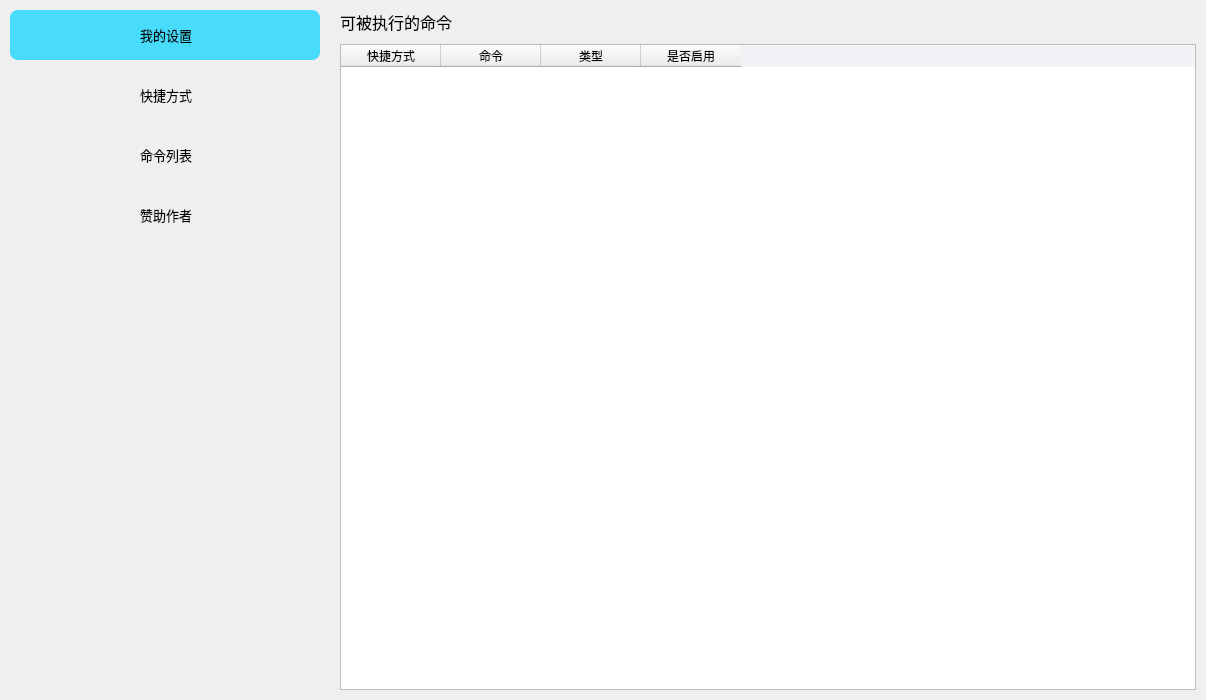
<?xml version="1.0" encoding="UTF-8"?>
<ui version="4.0">
 <class>MainWidgetsClass</class>
 <widget class="QMainWindow" name="MainWidgetsClass">
  <property name="geometry">
   <rect>
    <x>0</x>
    <y>0</y>
    <width>1206</width>
    <height>700</height>
   </rect>
  </property>
  <property name="sizePolicy">
   <sizepolicy hsizetype="Preferred" vsizetype="Preferred">
    <horstretch>0</horstretch>
    <verstretch>0</verstretch>
   </sizepolicy>
  </property>
  <property name="font">
   <font>
    <family>Microsoft YaHei UI</family>
    <pointsize>10</pointsize>
   </font>
  </property>
  <property name="windowTitle">
   <string>MainWidgets</string>
  </property>
  <widget class="QWidget" name="centralWidget">
   <property name="sizePolicy">
    <sizepolicy hsizetype="MinimumExpanding" vsizetype="Minimum">
     <horstretch>0</horstretch>
     <verstretch>0</verstretch>
    </sizepolicy>
   </property>
   <property name="palette">
    <palette>
     <active>
      <colorrole role="Base">
       <brush brushstyle="SolidPattern">
        <color alpha="255">
         <red>255</red>
         <green>255</green>
         <blue>255</blue>
        </color>
       </brush>
      </colorrole>
      <colorrole role="Window">
       <brush brushstyle="SolidPattern">
        <color alpha="255">
         <red>241</red>
         <green>242</green>
         <blue>246</blue>
        </color>
       </brush>
      </colorrole>
     </active>
     <inactive>
      <colorrole role="Base">
       <brush brushstyle="SolidPattern">
        <color alpha="255">
         <red>255</red>
         <green>255</green>
         <blue>255</blue>
        </color>
       </brush>
      </colorrole>
      <colorrole role="Window">
       <brush brushstyle="SolidPattern">
        <color alpha="255">
         <red>241</red>
         <green>242</green>
         <blue>246</blue>
        </color>
       </brush>
      </colorrole>
     </inactive>
     <disabled>
      <colorrole role="Base">
       <brush brushstyle="SolidPattern">
        <color alpha="255">
         <red>241</red>
         <green>242</green>
         <blue>246</blue>
        </color>
       </brush>
      </colorrole>
      <colorrole role="Window">
       <brush brushstyle="SolidPattern">
        <color alpha="255">
         <red>241</red>
         <green>242</green>
         <blue>246</blue>
        </color>
       </brush>
      </colorrole>
     </disabled>
    </palette>
   </property>
   <property name="font">
    <font>
     <family>Microsoft YaHei UI Light</family>
     <pointsize>10</pointsize>
     <weight>50</weight>
     <italic>false</italic>
     <bold>false</bold>
    </font>
   </property>
   <property name="styleSheet">
    <string notr="true"/>
   </property>
   <layout class="QGridLayout" name="gridLayout" columnstretch="3,0">
    <property name="leftMargin">
     <number>0</number>
    </property>
    <property name="topMargin">
     <number>0</number>
    </property>
    <property name="rightMargin">
     <number>0</number>
    </property>
    <property name="bottomMargin">
     <number>0</number>
    </property>
    <property name="horizontalSpacing">
     <number>10</number>
    </property>
    <property name="verticalSpacing">
     <number>0</number>
    </property>
    <item row="0" column="0" alignment="Qt::AlignTop">
     <widget class="QWidget" name="widget" native="true">
      <property name="minimumSize">
       <size>
        <width>280</width>
        <height>0</height>
       </size>
      </property>
      <property name="maximumSize">
       <size>
        <width>320</width>
        <height>16777215</height>
       </size>
      </property>
      <property name="layoutDirection">
       <enum>Qt::LeftToRight</enum>
      </property>
      <property name="styleSheet">
       <string notr="true">QWidget#widget{
}</string>
      </property>
      <layout class="QVBoxLayout" name="verticalLayout">
       <property name="spacing">
        <number>10</number>
       </property>
       <property name="leftMargin">
        <number>10</number>
       </property>
       <property name="topMargin">
        <number>10</number>
       </property>
       <property name="rightMargin">
        <number>0</number>
       </property>
       <property name="bottomMargin">
        <number>10</number>
       </property>
       <item>
        <widget class="QWidget" name="widget_2" native="true">
         <property name="sizePolicy">
          <sizepolicy hsizetype="Preferred" vsizetype="Preferred">
           <horstretch>0</horstretch>
           <verstretch>0</verstretch>
          </sizepolicy>
         </property>
         <property name="minimumSize">
          <size>
           <width>0</width>
           <height>50</height>
          </size>
         </property>
         <property name="maximumSize">
          <size>
           <width>16777215</width>
           <height>50</height>
          </size>
         </property>
         <property name="acceptDrops">
          <bool>true</bool>
         </property>
         <property name="layoutDirection">
          <enum>Qt::LeftToRight</enum>
         </property>
         <property name="styleSheet">
          <string notr="true">QWidget#widget_2{
background-color:#48dbfb;
border-radius:8px;
}
QWidget#widget_2:hover{
border:3px solid #48dbfb;
}</string>
         </property>
         <layout class="QHBoxLayout" name="horizontalLayout">
          <property name="spacing">
           <number>0</number>
          </property>
          <property name="leftMargin">
           <number>0</number>
          </property>
          <property name="topMargin">
           <number>0</number>
          </property>
          <property name="rightMargin">
           <number>0</number>
          </property>
          <property name="bottomMargin">
           <number>0</number>
          </property>
          <item>
           <widget class="QFrame" name="frame">
            <property name="sizePolicy">
             <sizepolicy hsizetype="Preferred" vsizetype="Preferred">
              <horstretch>0</horstretch>
              <verstretch>0</verstretch>
             </sizepolicy>
            </property>
            <property name="minimumSize">
             <size>
              <width>110</width>
              <height>50</height>
             </size>
            </property>
            <property name="maximumSize">
             <size>
              <width>110</width>
              <height>50</height>
             </size>
            </property>
            <property name="contextMenuPolicy">
             <enum>Qt::DefaultContextMenu</enum>
            </property>
            <property name="acceptDrops">
             <bool>false</bool>
            </property>
            <property name="accessibleDescription">
             <string notr="true"/>
            </property>
            <property name="layoutDirection">
             <enum>Qt::LeftToRight</enum>
            </property>
            <property name="autoFillBackground">
             <bool>false</bool>
            </property>
            <property name="frameShape">
             <enum>QFrame::NoFrame</enum>
            </property>
            <property name="frameShadow">
             <enum>QFrame::Raised</enum>
            </property>
            <widget class="QLabel" name="label">
             <property name="geometry">
              <rect>
               <x>0</x>
               <y>10</y>
               <width>30</width>
               <height>30</height>
              </rect>
             </property>
             <property name="text">
              <string/>
             </property>
             <property name="pixmap">
              <pixmap resource="MainWidgets.qrc">:/MainWidgets/resource/settings.png</pixmap>
             </property>
             <property name="scaledContents">
              <bool>true</bool>
             </property>
            </widget>
            <widget class="QLabel" name="label_2">
             <property name="geometry">
              <rect>
               <x>30</x>
               <y>10</y>
               <width>80</width>
               <height>30</height>
              </rect>
             </property>
             <property name="font">
              <font>
               <family>Microsoft YaHei UI Light</family>
               <pointsize>10</pointsize>
               <weight>50</weight>
               <italic>false</italic>
               <bold>false</bold>
              </font>
             </property>
             <property name="styleSheet">
              <string notr="true">QLabel#label_2{
color:#000;
}</string>
             </property>
             <property name="text">
              <string>我的设置</string>
             </property>
            </widget>
           </widget>
          </item>
         </layout>
        </widget>
       </item>
       <item>
        <widget class="QWidget" name="widget_3" native="true">
         <property name="sizePolicy">
          <sizepolicy hsizetype="Preferred" vsizetype="Preferred">
           <horstretch>0</horstretch>
           <verstretch>0</verstretch>
          </sizepolicy>
         </property>
         <property name="minimumSize">
          <size>
           <width>0</width>
           <height>50</height>
          </size>
         </property>
         <property name="maximumSize">
          <size>
           <width>16777215</width>
           <height>50</height>
          </size>
         </property>
         <property name="acceptDrops">
          <bool>true</bool>
         </property>
         <property name="layoutDirection">
          <enum>Qt::LeftToRight</enum>
         </property>
         <property name="styleSheet">
          <string notr="true">QWidget#widget_3{
border-radius:8px;
}
QWidget#widget_3:hover{
border:3px solid #48dbfb;
}</string>
         </property>
         <layout class="QHBoxLayout" name="horizontalLayout_2">
          <property name="spacing">
           <number>0</number>
          </property>
          <property name="leftMargin">
           <number>0</number>
          </property>
          <property name="topMargin">
           <number>0</number>
          </property>
          <property name="rightMargin">
           <number>0</number>
          </property>
          <property name="bottomMargin">
           <number>0</number>
          </property>
          <item>
           <widget class="QFrame" name="frame_2">
            <property name="sizePolicy">
             <sizepolicy hsizetype="Preferred" vsizetype="Preferred">
              <horstretch>0</horstretch>
              <verstretch>0</verstretch>
             </sizepolicy>
            </property>
            <property name="minimumSize">
             <size>
              <width>110</width>
              <height>50</height>
             </size>
            </property>
            <property name="maximumSize">
             <size>
              <width>110</width>
              <height>50</height>
             </size>
            </property>
            <property name="contextMenuPolicy">
             <enum>Qt::DefaultContextMenu</enum>
            </property>
            <property name="acceptDrops">
             <bool>false</bool>
            </property>
            <property name="accessibleDescription">
             <string notr="true"/>
            </property>
            <property name="layoutDirection">
             <enum>Qt::LeftToRight</enum>
            </property>
            <property name="autoFillBackground">
             <bool>false</bool>
            </property>
            <property name="frameShape">
             <enum>QFrame::NoFrame</enum>
            </property>
            <property name="frameShadow">
             <enum>QFrame::Raised</enum>
            </property>
            <widget class="QLabel" name="label_3">
             <property name="geometry">
              <rect>
               <x>0</x>
               <y>10</y>
               <width>30</width>
               <height>30</height>
              </rect>
             </property>
             <property name="text">
              <string/>
             </property>
             <property name="pixmap">
              <pixmap resource="MainWidgets.qrc">:/MainWidgets/resource/shortcut.png</pixmap>
             </property>
             <property name="scaledContents">
              <bool>true</bool>
             </property>
            </widget>
            <widget class="QLabel" name="label_4">
             <property name="geometry">
              <rect>
               <x>30</x>
               <y>10</y>
               <width>80</width>
               <height>30</height>
              </rect>
             </property>
             <property name="font">
              <font>
               <family>Microsoft YaHei UI Light</family>
               <pointsize>10</pointsize>
               <weight>50</weight>
               <italic>false</italic>
               <bold>false</bold>
              </font>
             </property>
             <property name="styleSheet">
              <string notr="true">QLabel#label_2{
color:#000;
}</string>
             </property>
             <property name="text">
              <string>快捷方式</string>
             </property>
            </widget>
           </widget>
          </item>
         </layout>
        </widget>
       </item>
       <item>
        <widget class="QWidget" name="widget_4" native="true">
         <property name="sizePolicy">
          <sizepolicy hsizetype="Preferred" vsizetype="Preferred">
           <horstretch>0</horstretch>
           <verstretch>0</verstretch>
          </sizepolicy>
         </property>
         <property name="minimumSize">
          <size>
           <width>0</width>
           <height>50</height>
          </size>
         </property>
         <property name="maximumSize">
          <size>
           <width>16777215</width>
           <height>50</height>
          </size>
         </property>
         <property name="acceptDrops">
          <bool>true</bool>
         </property>
         <property name="layoutDirection">
          <enum>Qt::LeftToRight</enum>
         </property>
         <property name="styleSheet">
          <string notr="true">QWidget#widget_4{
border-radius:8px;
}
QWidget#widget_4:hover{
border:3px solid #48dbfb;
}</string>
         </property>
         <layout class="QHBoxLayout" name="horizontalLayout_3">
          <property name="spacing">
           <number>0</number>
          </property>
          <property name="leftMargin">
           <number>0</number>
          </property>
          <property name="topMargin">
           <number>0</number>
          </property>
          <property name="rightMargin">
           <number>0</number>
          </property>
          <property name="bottomMargin">
           <number>0</number>
          </property>
          <item>
           <widget class="QFrame" name="frame_3">
            <property name="sizePolicy">
             <sizepolicy hsizetype="Preferred" vsizetype="Preferred">
              <horstretch>0</horstretch>
              <verstretch>0</verstretch>
             </sizepolicy>
            </property>
            <property name="minimumSize">
             <size>
              <width>110</width>
              <height>50</height>
             </size>
            </property>
            <property name="maximumSize">
             <size>
              <width>110</width>
              <height>50</height>
             </size>
            </property>
            <property name="contextMenuPolicy">
             <enum>Qt::DefaultContextMenu</enum>
            </property>
            <property name="acceptDrops">
             <bool>false</bool>
            </property>
            <property name="accessibleDescription">
             <string notr="true"/>
            </property>
            <property name="layoutDirection">
             <enum>Qt::LeftToRight</enum>
            </property>
            <property name="autoFillBackground">
             <bool>false</bool>
            </property>
            <property name="frameShape">
             <enum>QFrame::NoFrame</enum>
            </property>
            <property name="frameShadow">
             <enum>QFrame::Raised</enum>
            </property>
            <widget class="QLabel" name="label_6">
             <property name="geometry">
              <rect>
               <x>0</x>
               <y>10</y>
               <width>30</width>
               <height>30</height>
              </rect>
             </property>
             <property name="text">
              <string/>
             </property>
             <property name="pixmap">
              <pixmap resource="MainWidgets.qrc">:/MainWidgets/resource/command.png</pixmap>
             </property>
             <property name="scaledContents">
              <bool>true</bool>
             </property>
            </widget>
            <widget class="QLabel" name="label_7">
             <property name="geometry">
              <rect>
               <x>30</x>
               <y>10</y>
               <width>80</width>
               <height>30</height>
              </rect>
             </property>
             <property name="font">
              <font>
               <family>Microsoft YaHei UI Light</family>
               <pointsize>10</pointsize>
               <weight>50</weight>
               <italic>false</italic>
               <bold>false</bold>
              </font>
             </property>
             <property name="styleSheet">
              <string notr="true">QLabel#label_2{
color:#000;
}</string>
             </property>
             <property name="text">
              <string>命令列表</string>
             </property>
            </widget>
           </widget>
          </item>
         </layout>
        </widget>
       </item>
       <item>
        <widget class="QWidget" name="widget_6" native="true">
         <property name="sizePolicy">
          <sizepolicy hsizetype="Preferred" vsizetype="Preferred">
           <horstretch>0</horstretch>
           <verstretch>0</verstretch>
          </sizepolicy>
         </property>
         <property name="minimumSize">
          <size>
           <width>0</width>
           <height>50</height>
          </size>
         </property>
         <property name="maximumSize">
          <size>
           <width>16777215</width>
           <height>50</height>
          </size>
         </property>
         <property name="acceptDrops">
          <bool>true</bool>
         </property>
         <property name="layoutDirection">
          <enum>Qt::LeftToRight</enum>
         </property>
         <property name="styleSheet">
          <string notr="true">QWidget#widget_6{
border-radius:8px;
}
QWidget#widget_6:hover{
border:3px solid #48dbfb;
}</string>
         </property>
         <layout class="QHBoxLayout" name="horizontalLayout_4">
          <property name="spacing">
           <number>0</number>
          </property>
          <property name="leftMargin">
           <number>0</number>
          </property>
          <property name="topMargin">
           <number>0</number>
          </property>
          <property name="rightMargin">
           <number>0</number>
          </property>
          <property name="bottomMargin">
           <number>0</number>
          </property>
          <item>
           <widget class="QFrame" name="frame_6">
            <property name="sizePolicy">
             <sizepolicy hsizetype="Preferred" vsizetype="Preferred">
              <horstretch>0</horstretch>
              <verstretch>0</verstretch>
             </sizepolicy>
            </property>
            <property name="minimumSize">
             <size>
              <width>110</width>
              <height>50</height>
             </size>
            </property>
            <property name="maximumSize">
             <size>
              <width>110</width>
              <height>50</height>
             </size>
            </property>
            <property name="contextMenuPolicy">
             <enum>Qt::DefaultContextMenu</enum>
            </property>
            <property name="acceptDrops">
             <bool>false</bool>
            </property>
            <property name="accessibleDescription">
             <string notr="true"/>
            </property>
            <property name="layoutDirection">
             <enum>Qt::LeftToRight</enum>
            </property>
            <property name="autoFillBackground">
             <bool>false</bool>
            </property>
            <property name="frameShape">
             <enum>QFrame::NoFrame</enum>
            </property>
            <property name="frameShadow">
             <enum>QFrame::Raised</enum>
            </property>
            <widget class="QLabel" name="label_10">
             <property name="geometry">
              <rect>
               <x>0</x>
               <y>10</y>
               <width>30</width>
               <height>30</height>
              </rect>
             </property>
             <property name="text">
              <string/>
             </property>
             <property name="pixmap">
              <pixmap resource="MainWidgets.qrc">:/MainWidgets/resource/sponsor.png</pixmap>
             </property>
             <property name="scaledContents">
              <bool>true</bool>
             </property>
            </widget>
            <widget class="QLabel" name="label_11">
             <property name="geometry">
              <rect>
               <x>30</x>
               <y>10</y>
               <width>80</width>
               <height>30</height>
              </rect>
             </property>
             <property name="font">
              <font>
               <family>Microsoft YaHei UI Light</family>
               <pointsize>10</pointsize>
               <weight>50</weight>
               <italic>false</italic>
               <bold>false</bold>
              </font>
             </property>
             <property name="styleSheet">
              <string notr="true">QLabel#label_2{
color:#000;
}</string>
             </property>
             <property name="text">
              <string>赞助作者</string>
             </property>
            </widget>
           </widget>
          </item>
         </layout>
        </widget>
       </item>
      </layout>
     </widget>
    </item>
    <item row="0" column="1">
     <widget class="QStackedWidget" name="stackedWidget">
      <property name="enabled">
       <bool>true</bool>
      </property>
      <property name="minimumSize">
       <size>
        <width>690</width>
        <height>600</height>
       </size>
      </property>
      <property name="font">
       <font>
        <family>Microsoft YaHei UI Light</family>
        <pointsize>10</pointsize>
        <weight>50</weight>
        <italic>false</italic>
        <bold>false</bold>
       </font>
      </property>
      <property name="layoutDirection">
       <enum>Qt::LeftToRight</enum>
      </property>
      <property name="autoFillBackground">
       <bool>false</bool>
      </property>
      <property name="styleSheet">
       <string notr="true"/>
      </property>
      <property name="currentIndex">
       <number>1</number>
      </property>
      <widget class="QWidget" name="page">
       <property name="styleSheet">
        <string notr="true">QWidget#page{
background-color:rgb(239, 239, 239)
}</string>
       </property>
       <layout class="QFormLayout" name="formLayout">
        <property name="horizontalSpacing">
         <number>10</number>
        </property>
        <property name="verticalSpacing">
         <number>10</number>
        </property>
        <property name="leftMargin">
         <number>15</number>
        </property>
        <property name="topMargin">
         <number>15</number>
        </property>
        <property name="rightMargin">
         <number>15</number>
        </property>
        <property name="bottomMargin">
         <number>15</number>
        </property>
        <item row="0" column="0">
         <widget class="QLabel" name="label_9">
          <property name="font">
           <font>
            <family>Microsoft YaHei UI Light</family>
            <pointsize>12</pointsize>
            <weight>50</weight>
            <italic>false</italic>
            <bold>false</bold>
           </font>
          </property>
          <property name="text">
           <string>默认配置</string>
          </property>
          <property name="indent">
           <number>5</number>
          </property>
         </widget>
        </item>
        <item row="1" column="0" colspan="2">
         <widget class="QFrame" name="frame_4">
          <property name="minimumSize">
           <size>
            <width>0</width>
            <height>0</height>
           </size>
          </property>
          <property name="maximumSize">
           <size>
            <width>16777215</width>
            <height>16777215</height>
           </size>
          </property>
          <property name="styleSheet">
           <string notr="true">QFrame#frame_4{
background-color:#fefefe;
border-radius:10px;
}
QFrame#frame_5{
padding-left:10px;
padding-right:10px;
border-radius:8px;
background-color:rgb(170, 254, 255);
}
QLineEdit#lineEdit{
border:none;
background-color:rgb(170, 254, 255);
}
QToolButton#toolButton{
background-color:#fefefe;
border-radius:8px;
}</string>
          </property>
          <property name="frameShape">
           <enum>QFrame::StyledPanel</enum>
          </property>
          <property name="frameShadow">
           <enum>QFrame::Raised</enum>
          </property>
          <layout class="QGridLayout" name="gridLayout_2">
           <property name="leftMargin">
            <number>10</number>
           </property>
           <property name="topMargin">
            <number>10</number>
           </property>
           <property name="rightMargin">
            <number>10</number>
           </property>
           <property name="bottomMargin">
            <number>10</number>
           </property>
           <property name="spacing">
            <number>10</number>
           </property>
           <item row="0" column="1">
            <widget class="QFrame" name="frame_5">
             <property name="minimumSize">
              <size>
               <width>0</width>
               <height>0</height>
              </size>
             </property>
             <property name="maximumSize">
              <size>
               <width>400</width>
               <height>40</height>
              </size>
             </property>
             <property name="frameShape">
              <enum>QFrame::StyledPanel</enum>
             </property>
             <property name="frameShadow">
              <enum>QFrame::Raised</enum>
             </property>
             <layout class="QHBoxLayout" name="horizontalLayout_6">
              <property name="spacing">
               <number>10</number>
              </property>
              <property name="leftMargin">
               <number>0</number>
              </property>
              <property name="topMargin">
               <number>0</number>
              </property>
              <property name="rightMargin">
               <number>0</number>
              </property>
              <property name="bottomMargin">
               <number>0</number>
              </property>
              <item>
               <widget class="QLineEdit" name="lineEdit">
                <property name="sizePolicy">
                 <sizepolicy hsizetype="Expanding" vsizetype="Preferred">
                  <horstretch>0</horstretch>
                  <verstretch>0</verstretch>
                 </sizepolicy>
                </property>
                <property name="minimumSize">
                 <size>
                  <width>0</width>
                  <height>0</height>
                 </size>
                </property>
                <property name="maximumSize">
                 <size>
                  <width>16777215</width>
                  <height>16777215</height>
                 </size>
                </property>
                <property name="font">
                 <font>
                  <family>Microsoft YaHei UI Light</family>
                  <pointsize>10</pointsize>
                  <weight>50</weight>
                  <italic>false</italic>
                  <bold>false</bold>
                 </font>
                </property>
                <property name="styleSheet">
                 <string notr="true"/>
                </property>
                <property name="text">
                 <string>C:\ProgramData\RunPlus</string>
                </property>
               </widget>
              </item>
              <item>
               <widget class="QToolButton" name="toolButton">
                <property name="styleSheet">
                 <string notr="true">QToolButton#toolButton{
background-color:#fefefe;
border-radius:8px;
}</string>
                </property>
                <property name="text">
                 <string>...</string>
                </property>
                <property name="icon">
                 <iconset resource="MainWidgets.qrc">
                  <normaloff>:/MainWidgets/resource/folder.png</normaloff>:/MainWidgets/resource/folder.png</iconset>
                </property>
               </widget>
              </item>
             </layout>
            </widget>
           </item>
           <item row="1" column="0">
            <widget class="QLabel" name="label_8">
             <property name="font">
              <font>
               <family>Microsoft YaHei UI Light</family>
               <pointsize>10</pointsize>
              </font>
             </property>
             <property name="text">
              <string>可执行文件和快捷方式分开</string>
             </property>
            </widget>
           </item>
           <item row="1" column="1" alignment="Qt::AlignRight">
            <widget class="QRadioButton" name="radioButton">
             <property name="minimumSize">
              <size>
               <width>30</width>
               <height>0</height>
              </size>
             </property>
             <property name="font">
              <font>
               <pointsize>10</pointsize>
              </font>
             </property>
             <property name="text">
              <string/>
             </property>
             <property name="iconSize">
              <size>
               <width>24</width>
               <height>24</height>
              </size>
             </property>
             <property name="checked">
              <bool>false</bool>
             </property>
             <property name="autoRepeat">
              <bool>true</bool>
             </property>
             <property name="autoRepeatInterval">
              <number>100</number>
             </property>
            </widget>
           </item>
           <item row="0" column="0">
            <widget class="QLabel" name="label_5">
             <property name="minimumSize">
              <size>
               <width>0</width>
               <height>40</height>
              </size>
             </property>
             <property name="font">
              <font>
               <family>Microsoft YaHei UI Light</family>
               <pointsize>10</pointsize>
               <weight>50</weight>
               <italic>false</italic>
               <bold>false</bold>
              </font>
             </property>
             <property name="text">
              <string>默认储存地址</string>
             </property>
            </widget>
           </item>
          </layout>
         </widget>
        </item>
        <item row="2" column="0">
         <widget class="QLabel" name="label_12">
          <property name="minimumSize">
           <size>
            <width>0</width>
            <height>0</height>
           </size>
          </property>
          <property name="font">
           <font>
            <family>Microsoft YaHei UI Light</family>
            <pointsize>12</pointsize>
           </font>
          </property>
          <property name="text">
           <string>导出配置</string>
          </property>
          <property name="indent">
           <number>5</number>
          </property>
         </widget>
        </item>
        <item row="3" column="0" colspan="2">
         <widget class="QFrame" name="frame_7">
          <property name="sizePolicy">
           <sizepolicy hsizetype="Preferred" vsizetype="Preferred">
            <horstretch>0</horstretch>
            <verstretch>0</verstretch>
           </sizepolicy>
          </property>
          <property name="minimumSize">
           <size>
            <width>0</width>
            <height>100</height>
           </size>
          </property>
          <property name="maximumSize">
           <size>
            <width>16777215</width>
            <height>100</height>
           </size>
          </property>
          <property name="styleSheet">
           <string notr="true">QFrame#frame_7{
background-color:#d6d6d6;
border-radius:10px;
}
QFrame#frame_8{
padding-left:10px;
padding-right:10px;
border-radius:8px;
background-color:rgb(240, 254, 255);
}
QLineEdit#lineEdit_2{
border:none;
background-color:rgb(240, 254, 255);
}
QToolButton#toolButton_2{
background-color:#eeeeee;
border-radius:8px;
}</string>
          </property>
          <property name="frameShape">
           <enum>QFrame::StyledPanel</enum>
          </property>
          <property name="frameShadow">
           <enum>QFrame::Raised</enum>
          </property>
          <layout class="QGridLayout" name="gridLayout_3">
           <property name="leftMargin">
            <number>10</number>
           </property>
           <property name="topMargin">
            <number>10</number>
           </property>
           <property name="rightMargin">
            <number>10</number>
           </property>
           <property name="bottomMargin">
            <number>20</number>
           </property>
           <property name="spacing">
            <number>10</number>
           </property>
           <item row="1" column="0">
            <widget class="QLabel" name="label_14">
             <property name="minimumSize">
              <size>
               <width>0</width>
               <height>40</height>
              </size>
             </property>
             <property name="font">
              <font>
               <family>Microsoft YaHei UI Light</family>
               <pointsize>10</pointsize>
               <weight>50</weight>
               <italic>false</italic>
               <bold>false</bold>
              </font>
             </property>
             <property name="text">
              <string>导出本地配置</string>
             </property>
            </widget>
           </item>
           <item row="0" column="1" alignment="Qt::AlignRight">
            <widget class="QRadioButton" name="radioButton_2">
             <property name="minimumSize">
              <size>
               <width>30</width>
               <height>0</height>
              </size>
             </property>
             <property name="font">
              <font>
               <pointsize>10</pointsize>
              </font>
             </property>
             <property name="text">
              <string/>
             </property>
             <property name="iconSize">
              <size>
               <width>24</width>
               <height>24</height>
              </size>
             </property>
             <property name="checked">
              <bool>false</bool>
             </property>
             <property name="autoRepeat">
              <bool>true</bool>
             </property>
             <property name="autoRepeatInterval">
              <number>100</number>
             </property>
            </widget>
           </item>
           <item row="0" column="0">
            <widget class="QLabel" name="label_15">
             <property name="minimumSize">
              <size>
               <width>0</width>
               <height>40</height>
              </size>
             </property>
             <property name="font">
              <font>
               <family>Microsoft YaHei UI Light</family>
               <pointsize>10</pointsize>
               <weight>50</weight>
               <italic>false</italic>
               <bold>false</bold>
              </font>
             </property>
             <property name="text">
              <string>启用</string>
             </property>
            </widget>
           </item>
           <item row="1" column="1">
            <widget class="QFrame" name="frame_8">
             <property name="minimumSize">
              <size>
               <width>0</width>
               <height>40</height>
              </size>
             </property>
             <property name="maximumSize">
              <size>
               <width>400</width>
               <height>40</height>
              </size>
             </property>
             <property name="frameShape">
              <enum>QFrame::StyledPanel</enum>
             </property>
             <property name="frameShadow">
              <enum>QFrame::Raised</enum>
             </property>
             <layout class="QHBoxLayout" name="horizontalLayout_5">
              <property name="spacing">
               <number>10</number>
              </property>
              <property name="leftMargin">
               <number>0</number>
              </property>
              <property name="topMargin">
               <number>0</number>
              </property>
              <property name="rightMargin">
               <number>0</number>
              </property>
              <property name="bottomMargin">
               <number>0</number>
              </property>
              <item>
               <widget class="QLineEdit" name="lineEdit_2">
                <property name="sizePolicy">
                 <sizepolicy hsizetype="Expanding" vsizetype="Expanding">
                  <horstretch>0</horstretch>
                  <verstretch>0</verstretch>
                 </sizepolicy>
                </property>
                <property name="minimumSize">
                 <size>
                  <width>0</width>
                  <height>0</height>
                 </size>
                </property>
                <property name="maximumSize">
                 <size>
                  <width>16777215</width>
                  <height>16777215</height>
                 </size>
                </property>
                <property name="font">
                 <font>
                  <family>Microsoft YaHei UI Light</family>
                  <pointsize>10</pointsize>
                  <weight>50</weight>
                  <italic>false</italic>
                  <bold>false</bold>
                 </font>
                </property>
                <property name="layoutDirection">
                 <enum>Qt::LeftToRight</enum>
                </property>
                <property name="autoFillBackground">
                 <bool>false</bool>
                </property>
                <property name="styleSheet">
                 <string notr="true"/>
                </property>
                <property name="text">
                 <string>C:\Users</string>
                </property>
                <property name="alignment">
                 <set>Qt::AlignLeading|Qt::AlignLeft|Qt::AlignVCenter</set>
                </property>
               </widget>
              </item>
              <item>
               <widget class="QToolButton" name="toolButton_2">
                <property name="maximumSize">
                 <size>
                  <width>16777215</width>
                  <height>16777215</height>
                 </size>
                </property>
                <property name="styleSheet">
                 <string notr="true"/>
                </property>
                <property name="text">
                 <string>...</string>
                </property>
                <property name="icon">
                 <iconset resource="MainWidgets.qrc">
                  <normaloff>:/MainWidgets/resource/folder.png</normaloff>:/MainWidgets/resource/folder.png</iconset>
                </property>
               </widget>
              </item>
             </layout>
            </widget>
           </item>
          </layout>
         </widget>
        </item>
        <item row="4" column="0" colspan="2">
         <widget class="QWidget" name="widget_5" native="true">
          <property name="minimumSize">
           <size>
            <width>0</width>
            <height>300</height>
           </size>
          </property>
          <property name="maximumSize">
           <size>
            <width>16777215</width>
            <height>16777215</height>
           </size>
          </property>
         </widget>
        </item>
       </layout>
      </widget>
      <widget class="QWidget" name="page_2">
       <layout class="QFormLayout" name="formLayout_2">
        <property name="horizontalSpacing">
         <number>10</number>
        </property>
        <property name="verticalSpacing">
         <number>10</number>
        </property>
        <property name="leftMargin">
         <number>10</number>
        </property>
        <property name="topMargin">
         <number>10</number>
        </property>
        <property name="rightMargin">
         <number>10</number>
        </property>
        <property name="bottomMargin">
         <number>10</number>
        </property>
        <item row="0" column="0">
         <widget class="QLabel" name="label_13">
          <property name="font">
           <font>
            <pointsize>12</pointsize>
           </font>
          </property>
          <property name="text">
           <string>可被执行的命令</string>
          </property>
         </widget>
        </item>
        <item row="1" column="0" colspan="2">
         <widget class="QTableWidget" name="tableWidget">
          <property name="minimumSize">
           <size>
            <width>0</width>
            <height>500</height>
           </size>
          </property>
          <property name="maximumSize">
           <size>
            <width>16777215</width>
            <height>16777215</height>
           </size>
          </property>
          <column>
           <property name="text">
            <string>快捷方式</string>
           </property>
          </column>
          <column>
           <property name="text">
            <string>命令</string>
           </property>
          </column>
          <column>
           <property name="text">
            <string>类型</string>
           </property>
          </column>
          <column>
           <property name="text">
            <string>是否启用</string>
           </property>
          </column>
         </widget>
        </item>
       </layout>
      </widget>
     </widget>
    </item>
   </layout>
  </widget>
 </widget>
 <layoutdefault spacing="6" margin="8"/>
 <resources>
  <include location="MainWidgets.qrc"/>
  <include location="../../../../.designer/backup/MainWidgets.qrc"/>
 </resources>
 <connections/>
 <designerdata>
  <property name="gridDeltaX">
   <number>5</number>
  </property>
  <property name="gridDeltaY">
   <number>5</number>
  </property>
  <property name="gridSnapX">
   <bool>true</bool>
  </property>
  <property name="gridSnapY">
   <bool>true</bool>
  </property>
  <property name="gridVisible">
   <bool>true</bool>
  </property>
 </designerdata>
</ui>
